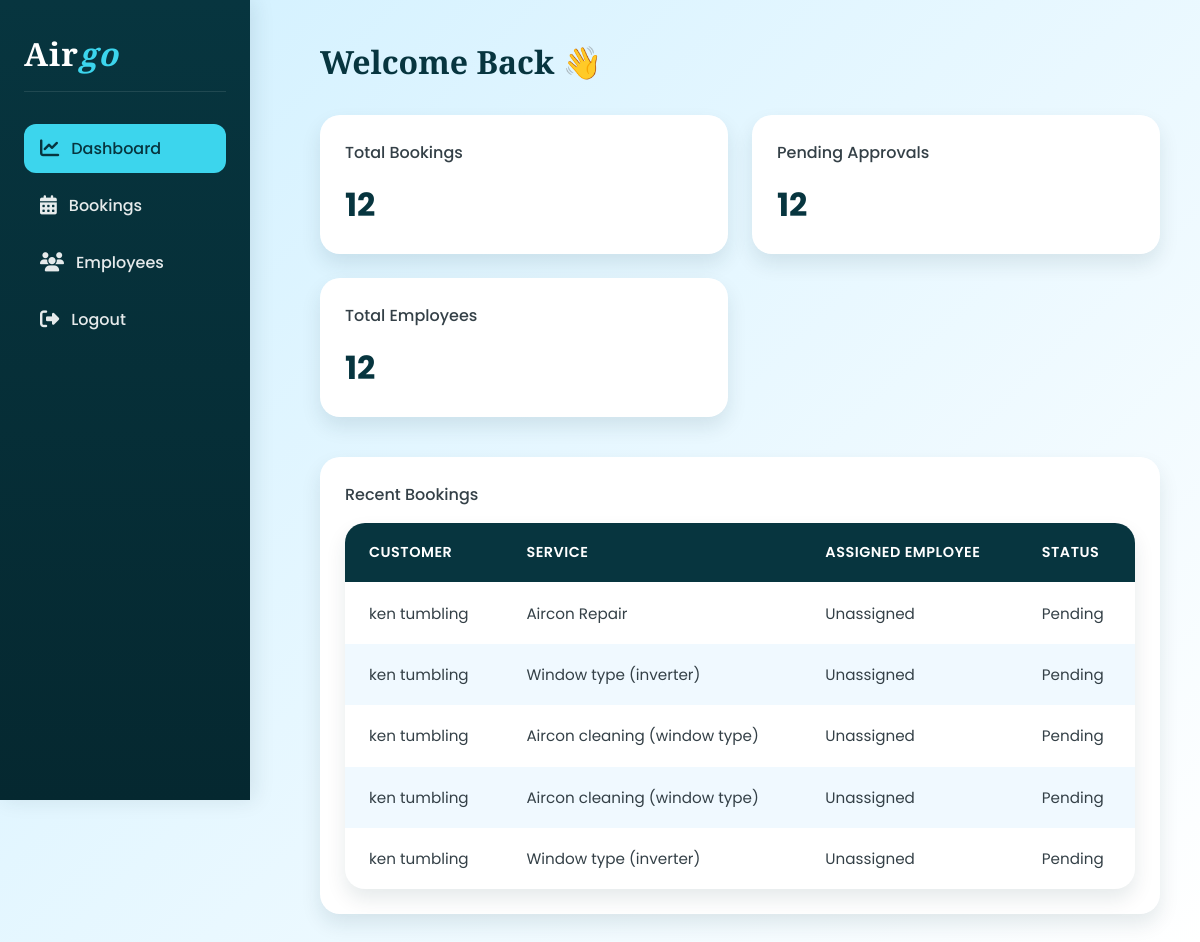
/admin/dashboard.php (signed in), run on an earlier commit of the app's database.
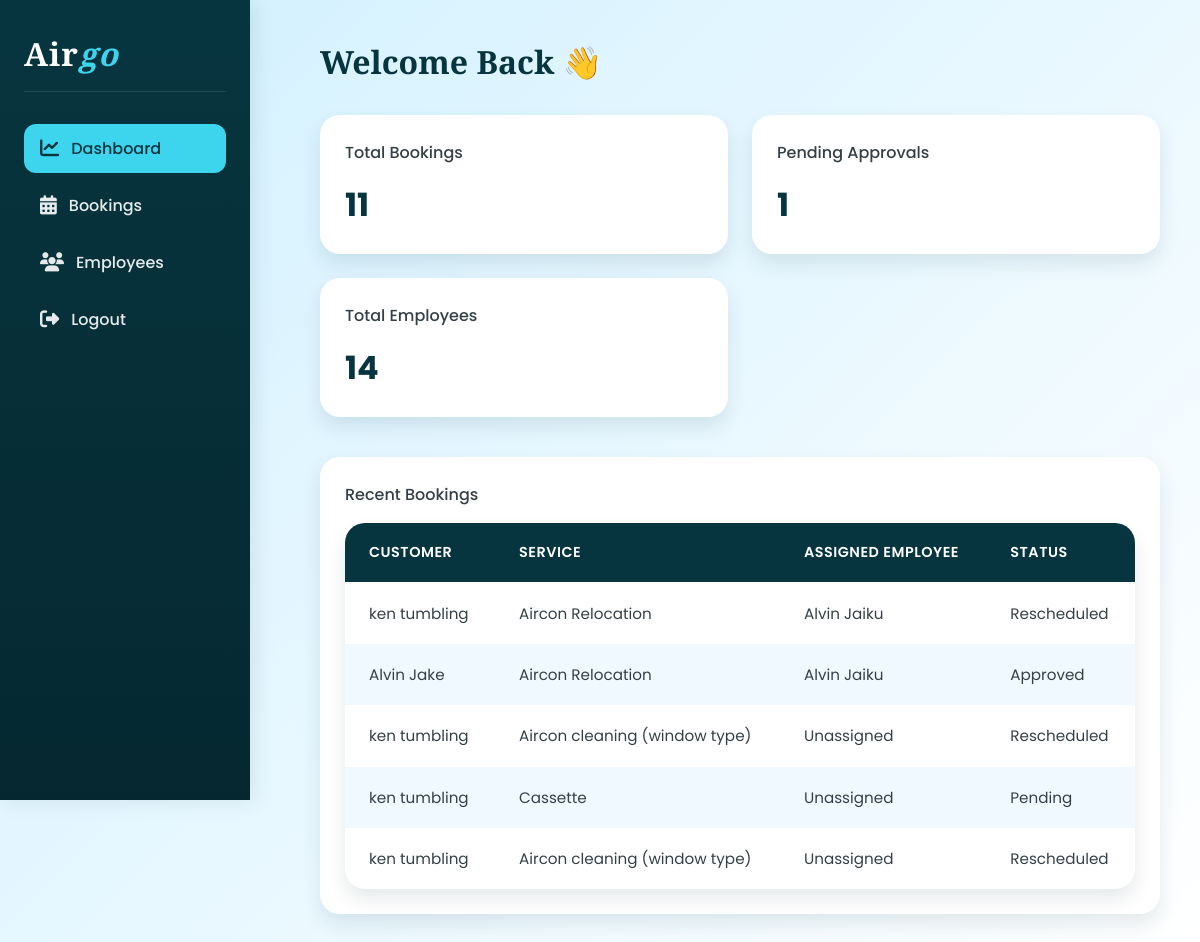
And on a later commit of the database.
### tables this page shows
CREATE TABLE `bookings` (
  `id` int NOT NULL AUTO_INCREMENT,
  `user_id` varchar(5) NOT NULL,
  `service` varchar(100) NOT NULL,
  `appointment_date` date NOT NULL,
  `appointment_time` time NOT NULL,
  `phone` varchar(20) NOT NULL,
  `location` varchar(255) NOT NULL,
  `employee_id` int DEFAULT NULL,
  `price` decimal(10,2) DEFAULT '0.00',
  `payment_proof` varchar(100) DEFAULT NULL,
  `status` varchar(50) DEFAULT 'Pending',
  `note` text,
  `created_at` timestamp NOT NULL DEFAULT CURRENT_TIMESTAMP,
  `updated_at` timestamp NOT NULL DEFAULT CURRENT_TIMESTAMP ON UPDATE CURRENT_TIMESTAMP,
  `reschedule_attempt` int DEFAULT NULL,
  PRIMARY KEY (`id`)
);

CREATE TABLE `employees` (
  `id` int NOT NULL AUTO_INCREMENT,
  `name` varchar(100) NOT NULL,
  `position` varchar(100) NOT NULL,
  `email` varchar(100) NOT NULL,
  `hire_date` date DEFAULT NULL,
  `status` enum('Active','Inactive') DEFAULT 'Active',
  `password` varchar(255) NOT NULL,
  `phone` varchar(20) DEFAULT NULL,
  PRIMARY KEY (`id`)
);

### admin/dashboard.php (the view, shortened to what this page needs)
<?php
$conn = Database::getConnection();
$total_bookings = $conn->query("SELECT COUNT(*) AS count FROM bookings")->fetch_assoc()['count'];
$pending_approvals = $conn->query("SELECT COUNT(*) AS count FROM bookings WHERE status = 'Pending'")->fetch_assoc()['count'];
$total_employees = $conn->query("SELECT COUNT(*) AS count FROM employees")->fetch_assoc()['count'];
$recent = $conn->query("
    SELECT b.*, e.name AS employee_name, CONCAT(u.fname, ' ', u.lname) AS customer_name
    FROM bookings b
    LEFT JOIN employees e ON b.employee_id = e.id
    LEFT JOIN `user` u ON b.user_id = u.id
    ORDER BY b.created_at DESC
    LIMIT 5
");
?>
<!DOCTYPE html>
<html lang="en">
<head>
    <link href="https://cdnjs.cloudflare.com/ajax/libs/font-awesome/6.5.0/css/all.min.css" rel="stylesheet">
</head>
<body>
<div class="sidebar">
    <h2>Air<span>go</span></h2>
    <div class="nav-links">
        <a href="dashboard.php" class="<?= basename($_SERVER['PHP_SELF']) === 'dashboard.php' ? 'active' : '' ?>"><i class="fas fa-chart-line"></i> Dashboard</a>
        <a href="admin_bookings.php" class="<?= basename($_SERVER['PHP_SELF']) === 'admin_bookings.php' ? 'active' : '' ?>"><i class="fas fa-calendar-alt"></i> Bookings</a>
        <a href="admin_employees.php" class="<?= basename($_SERVER['PHP_SELF']) === 'admin_employees.php' ? 'active' : '' ?>"><i class="fas fa-users"></i> Employees</a>
        <a href="login.php"><i class="fas fa-sign-out-alt"></i> Logout</a>
    </div>
</div>
<div class="main">
    <h1>Welcome Back 👋</h1>
    <div class="grid">
        <a href="admin_bookings.php" class="card-link">
            <div class="card">
                <h3>Total Bookings</h3>
                <p><?php echo $total_bookings; ?></p>
            </div>
        </a>
        <a href="admin_bookings.php?tab=pending" class="card-link">
            <div class="card">
                <h3>Pending Approvals</h3>
                <p><?php echo $pending_approvals; ?></p>
            </div>
        </a>
        <a href="admin_employees.php" class="card-link">
            <div class="card">
                <h3>Total Employees</h3>
                <p><?php echo $total_employees; ?></p>
            </div>
        </a>
    </div>
    <div class="card">
        <h3>Recent Bookings</h3>
        <table>
            <thead>
                <tr>
                    <th>Customer</th>
                    <th>Service</th>
                    <th>Assigned Employee</th>
                    <th>Status</th>
                </tr>
            </thead>
            <tbody>
                <?php while ($row = $recent->fetch_assoc()): ?>
                    <tr>
                        <td data-label="Customer"><?php echo htmlspecialchars($row['customer_name'] ?? 'N/A'); ?></td>
                        <td data-label="Service"><?php echo htmlspecialchars($row['service']); ?></td>
                        <td data-label="Assigned Employee"><?php echo $row['employee_name'] ?: 'Unassigned'; ?></td>
                        <td data-label="Status" data-status="<?php echo htmlspecialchars($row['status']); ?>"><?php echo htmlspecialchars($row['status']); ?></td>
                    </tr>
                <?php endwhile; ?>
            </tbody>
        </table>
    </div>
</div>
</body>
</html>

### admin/dashboard.php (style rules this page uses)
:root { --primary-color: #07353f; --secondary-color: #3cd5ed; --background-color: #d0f0ff; --text-color: #344047; --card-bg: #ffffff; --card-shadow: rgba(7, 53, 63, 0.1); --accent-light: #f0f9ff; --spacing-unit: clamp(0.5rem, 2vw, 1rem); }
* { margin: 0; padding: 0; box-sizing: border-box; }
body { font-family: 'Poppins', sans-serif; background: linear-gradient(135deg, var(--background-color), #fff); color: var(--text-color); display: flex; min-height: 100vh; }
.sidebar { position: fixed; top: 0; left: 0; width: 250px; height: 100vh; background: linear-gradient(180deg, var(--primary-color), #052830); padding: 2rem 1.5rem; color: white; box-shadow: 4px 0 20px var(--card-shadow); transition: all 0.3s ease; z-index: 1000; }
.sidebar h2 { font-family: 'Playfair Display', serif; font-size: 2rem; font-weight: 900; margin-bottom: 2rem; padding-bottom: 1rem; border-bottom: 1px solid rgba(255, 255, 255, 0.1); letter-spacing: 1px; }
.sidebar h2 span { color: var(--secondary-color); font-style: italic; }
.nav-links { display: flex; flex-direction: column; gap: 0.5rem; }
.sidebar a { display: flex; align-items: center; gap: 12px; color: rgba(255, 255, 255, 0.9); text-decoration: none; padding: 12px 16px; border-radius: 12px; transition: all 0.3s ease; font-weight: 500; position: relative; overflow: hidden; }
.sidebar a::before { content: ''; position: absolute; top: 0; left: 0; width: 100%; height: 100%; background: var(--secondary-color); transform: scaleX(0); transform-origin: right; transition: transform 0.3s ease; z-index: -1; border-radius: 12px; }
.sidebar a i { font-size: 1.2rem; transition: transform 0.3s ease; }
.sidebar a.active { background: var(--secondary-color); color: var(--primary-color); }
.sidebar a.active i { color: var(--primary-color); }
.main { margin-left: 280px; padding: 2.5rem; width: calc(100% - 280px); }
.main h1 { margin-bottom: 2rem; color: var(--primary-color); font-size: 2rem; font-family: 'Playfair Display', serif; display: flex; align-items: center; gap: 0.5rem; }
.grid { display: grid; grid-template-columns: repeat(auto-fit, minmax(280px, 1fr)); gap: 1.5rem; margin-bottom: 2.5rem; }
.card-link { text-decoration: none; color: inherit; display: block; }
.card { background: var(--card-bg); padding: 1.5rem; border-radius: 20px; box-shadow: 0 10px 20px var(--card-shadow); transition: all 0.3s ease; border: 1px solid rgba(255, 255, 255, 0.2); backdrop-filter: blur(10px); }
.card h3 { font-size: 1rem; color: var(--text-color); margin-bottom: 1rem; font-weight: 500; }
.card p { font-size: 2rem; font-weight: 700; color: var(--primary-color); }
table { width: 100%; background: var(--card-bg); border-radius: 20px; box-shadow: 0 10px 20px var(--card-shadow); border-collapse: separate; border-spacing: 0; overflow: hidden; }
th, td { padding: 1.2rem 1.5rem; text-align: left; }
th { background: var(--primary-color); color: var(--card-bg); font-weight: 600; font-size: 0.9rem; text-transform: uppercase; letter-spacing: 0.5px; }
tr:nth-child(even) { background: var(--accent-light); }
td { font-size: 0.95rem; }

What changed in the data, as far as the page shows it:
removed bookings: customer_name "ken tumbling", service "Window type (inverter)", employee_name "Unassigned", status "Pending"
removed bookings: customer_name "ken tumbling", service "Aircon cleaning (window type)", employee_name "Unassigned", status "Pending"
changed bookings (number 1 of 5 on the later page): service "Aircon Repair" → "Aircon Relocation"; employees.name "Unassigned" → "Alvin Jaiku"; status "Pending" → "Rescheduled"
added bookings: customer_name "Alvin Jake", service "Aircon Relocation", employees.name "Alvin Jaiku", status "Approved"
changed bookings (number 3 of 5 on the later page): status "Pending" → "Rescheduled"
added bookings: customer_name "ken tumbling", service "Cassette", employee_name "Unassigned", status "Pending"
changed bookings (number 5 of 5 on the later page): service "Window type (inverter)" → "Aircon cleaning (window type)"; status "Pending" → "Rescheduled"
Also different on the page:
$total_bookings: "12" → "11"
$pending_approvals: "12" → "1"
$total_employees: "12" → "14"
